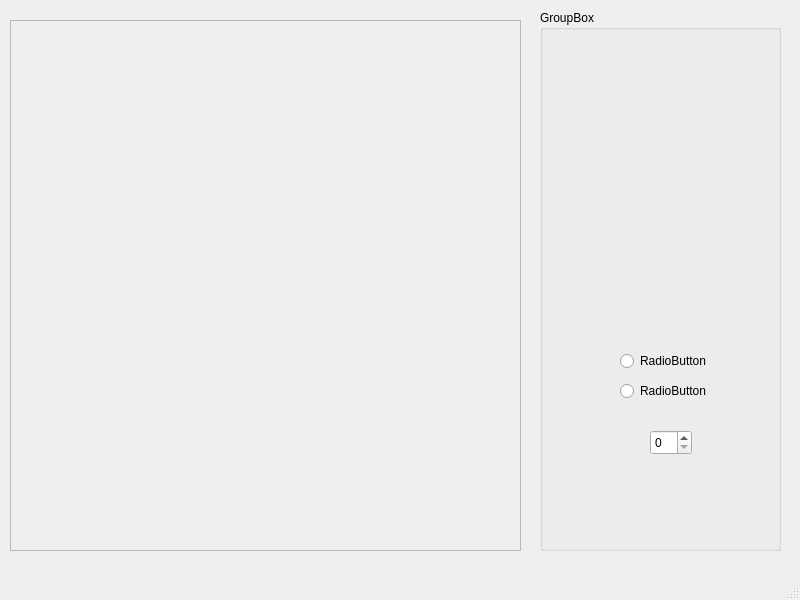
<?xml version="1.0" encoding="UTF-8"?>
<ui version="4.0">
 <class>MyWindow</class>
 <widget class="QMainWindow" name="MyWindow">
  <property name="geometry">
   <rect>
    <x>0</x>
    <y>0</y>
    <width>800</width>
    <height>600</height>
   </rect>
  </property>
  <property name="windowTitle">
   <string>MyWindow</string>
  </property>
  <widget class="QWidget" name="centralwidget">
   <widget class="QGroupBox" name="groupBox">
    <property name="geometry">
     <rect>
      <x>540</x>
      <y>10</y>
      <width>241</width>
      <height>541</height>
     </rect>
    </property>
    <property name="title">
     <string>GroupBox</string>
    </property>
    <widget class="QRadioButton" name="radioButton">
     <property name="geometry">
      <rect>
       <x>80</x>
       <y>340</y>
       <width>91</width>
       <height>22</height>
      </rect>
     </property>
     <property name="text">
      <string>RadioButton</string>
     </property>
    </widget>
    <widget class="QRadioButton" name="radioButton_2">
     <property name="geometry">
      <rect>
       <x>80</x>
       <y>370</y>
       <width>91</width>
       <height>22</height>
      </rect>
     </property>
     <property name="text">
      <string>RadioButton</string>
     </property>
    </widget>
    <widget class="QSpinBox" name="spinBox">
     <property name="geometry">
      <rect>
       <x>110</x>
       <y>420</y>
       <width>42</width>
       <height>25</height>
      </rect>
     </property>
    </widget>
   </widget>
   <widget class="QFrame" name="frame">
    <property name="geometry">
     <rect>
      <x>10</x>
      <y>20</y>
      <width>511</width>
      <height>531</height>
     </rect>
    </property>
    <property name="frameShape">
     <enum>QFrame::StyledPanel</enum>
    </property>
    <property name="frameShadow">
     <enum>QFrame::Raised</enum>
    </property>
   </widget>
  </widget>
  <widget class="QMenuBar" name="menubar">
   <property name="geometry">
    <rect>
     <x>0</x>
     <y>0</y>
     <width>800</width>
     <height>21</height>
    </rect>
   </property>
  </widget>
  <widget class="QStatusBar" name="statusbar"/>
 </widget>
 <resources/>
 <connections/>
</ui>
